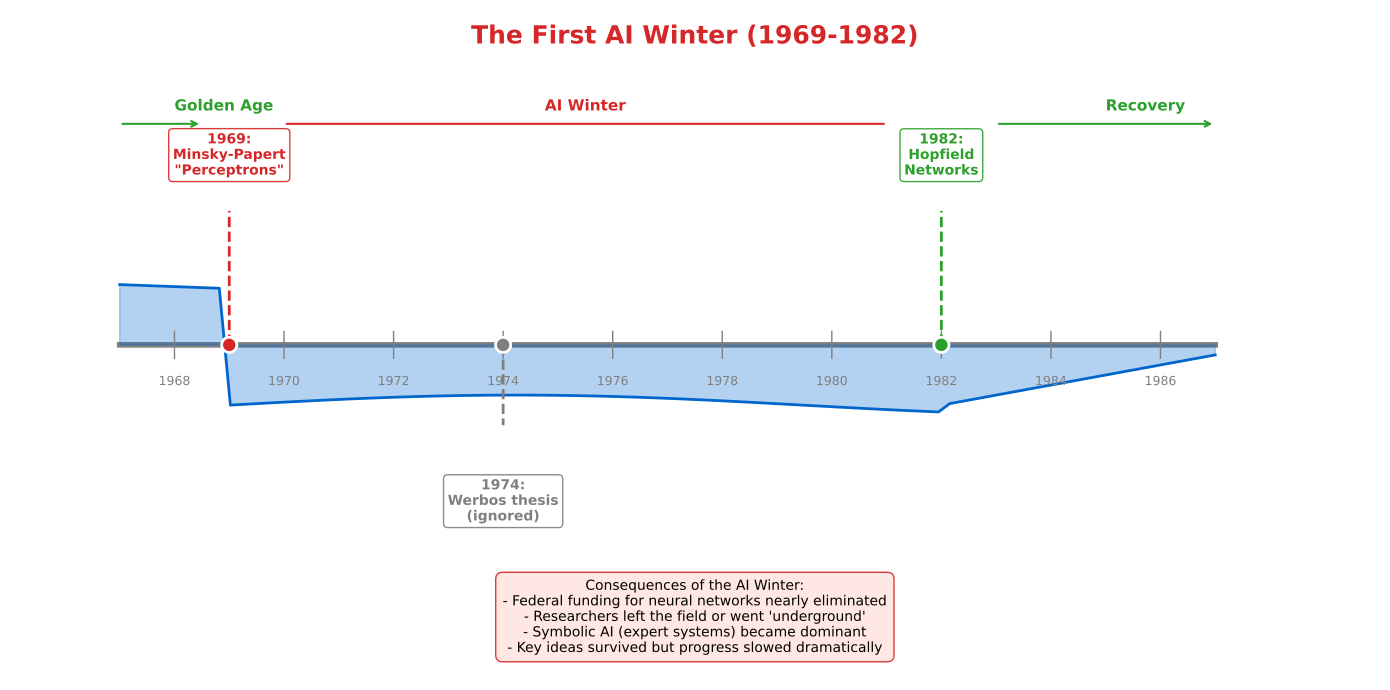

Recreate this plot in Python.
"""
First AI Winter Timeline (1969-1982)
Module 1: The Birth of Neural Computing
"""

import matplotlib.pyplot as plt
import matplotlib.patches as patches
from matplotlib.patches import FancyBboxPatch
import numpy as np

CHART_METADATA = {
    'title': 'AI Winter Timeline',
    'url': 'https://github.com/QuantLet/neural-networks-introduction/tree/main/ai_winter_timeline'
}

# Colors matching Beamer template
mlpurple = '#3333B2'
mlblue = '#0066CC'
mlorange = '#FF7F0E'
mlgreen = '#2CA02C'
mlred = '#D62728'
mlgray = '#7F7F7F'

# Set up figure
fig, ax = plt.subplots(figsize=(14, 7))
ax.set_xlim(1965, 1990)
ax.set_ylim(0, 10)
ax.axis('off')

# Title
ax.text(1977.5, 9.5, 'The First AI Winter (1969-1982)', fontsize=18, fontweight='bold',
        ha='center', color=mlred)

# Timeline base
ax.plot([1967, 1987], [5, 5], color=mlgray, linewidth=4, zorder=1)

# Year markers
for year in range(1968, 1988, 2):
    ax.plot([year, year], [4.8, 5.2], color=mlgray, linewidth=1)
    ax.text(year, 4.4, str(year), ha='center', fontsize=9, color=mlgray)

# "Interest/Funding" curve
years = np.linspace(1967, 1987, 100)
# High before 1969, crash, then slow recovery
interest = np.where(years < 1969,
                    8 - 0.1 * (years - 1967),
                    np.where(years < 1982,
                             2 + 0.5 * np.sin((years - 1969) * 0.3),
                             2 + 0.5 * (years - 1982)))

ax.fill_between(years, 5, 5 + (interest - 5) * 0.3, alpha=0.3, color=mlblue)
ax.plot(years, 5 + (interest - 5) * 0.3, color=mlblue, linewidth=2, label='Interest/Funding')

# Key events
events = [
    {'year': 1969, 'y': 7.5, 'text': '1969:\nMinsky-Papert\n"Perceptrons"', 'color': mlred},
    {'year': 1974, 'y': 3, 'text': '1974:\nWerbos thesis\n(ignored)', 'color': mlgray},
    {'year': 1982, 'y': 7.5, 'text': '1982:\nHopfield\nNetworks', 'color': mlgreen},
]

for event in events:
    # Vertical line
    y_end = event['y'] - 0.5 if event['y'] > 5 else event['y'] + 0.8
    ax.plot([event['year'], event['year']], [5, y_end], color=event['color'],
            linewidth=2, linestyle='--')

    # Event text
    va = 'bottom' if event['y'] > 5 else 'top'
    ax.text(event['year'], event['y'], event['text'], ha='center', va=va,
            fontsize=10, color=event['color'], fontweight='bold',
            bbox=dict(boxstyle='round,pad=0.3', facecolor='white',
                      edgecolor=event['color'], alpha=0.9))

    # Dot
    ax.scatter([event['year']], [5], s=120, c=event['color'], zorder=5,
               edgecolors='white', linewidths=2)

# Consequences box
consequences = [
    "Consequences of the AI Winter:",
    "- Federal funding for neural networks nearly eliminated",
    "- Researchers left the field or went 'underground'",
    "- Symbolic AI (expert systems) became dominant",
    "- Key ideas survived but progress slowed dramatically"
]

consequence_text = '\n'.join(consequences)
ax.text(1977.5, 1.5, consequence_text, ha='center', va='top', fontsize=10,
        bbox=dict(boxstyle='round,pad=0.5', facecolor='#FFE4E1', edgecolor=mlred, alpha=0.9))

# Era labels
ax.text(1968, 8.5, 'Golden Age', fontsize=11, color=mlgreen, fontweight='bold')
ax.annotate('', xy=(1968.5, 8.3), xytext=(1967, 8.3),
            arrowprops=dict(arrowstyle='->', color=mlgreen, lw=1.5))

ax.text(1975.5, 8.5, 'AI Winter', fontsize=11, color=mlred, fontweight='bold', ha='center')
ax.annotate('', xy=(1981, 8.3), xytext=(1970, 8.3),
            arrowprops=dict(arrowstyle='-', color=mlred, lw=1.5))

ax.text(1985, 8.5, 'Recovery', fontsize=11, color=mlgreen, fontweight='bold')
ax.annotate('', xy=(1987, 8.3), xytext=(1983, 8.3),
            arrowprops=dict(arrowstyle='->', color=mlgreen, lw=1.5))

plt.tight_layout()
plt.savefig('ai_winter_timeline.pdf', format='pdf', bbox_inches='tight', dpi=300)
plt.savefig('ai_winter_timeline.png', format='png', bbox_inches='tight', dpi=300)
plt.close()

print("Generated: ai_winter_timeline.pdf")
